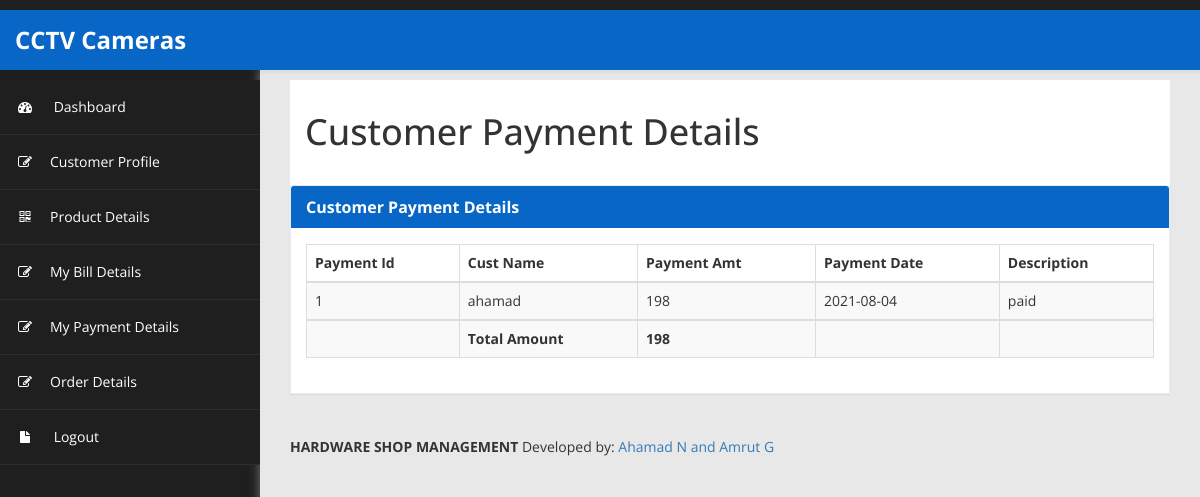
The app's page /customer/customer_payment_view.php (signed in) with its own data.
### tables this page shows
CREATE TABLE `customer_payment_details` (
  `payment_id` int(10) NOT NULL,
  `cust_id` int(10) NOT NULL,
  `payment_amt` float(10,0) NOT NULL,
  `payment_date` date NOT NULL,
  `description` text NOT NULL
);

CREATE TABLE `customer_details` (
  `cust_id` int(10) NOT NULL,
  `cust_name` varchar(20) NOT NULL,
  `cust_address` varchar(30) NOT NULL,
  `cust_contact_no` bigint(10) NOT NULL,
  `cust_email_id` varchar(20) NOT NULL
);

### customer/customer_payment_view.php (the view, shortened to what this page needs)
<!DOCTYPE html>
<html xmlns="http://www.w3.org/1999/xhtml">
<head>
<?php include('metadata.php');?>
<?php include('header.php');?>
<?php include('sidebar.php');?>
</head>
<body>
        <div id="page-wrapper" >
            <div id="page-inner">
			 <div class="row">
                    <div class="col-md-12">
                        <h1 class="page-header">
                            Customer Payment Details
                        </h1>
                    </div>
                </div>
            <div class="row">
                <div class="col-md-12">
                    <div class="panel panel-default">
                        <div class="panel-heading">
                            Customer Payment Details
                        </div>
                        <div class="panel-body">
                            <div class="table-responsive">
                                <table class="table table-striped table-bordered table-hover" id="dataTables-example">
                                    <thead>
	<tr>
        <th >Payment Id</th>
          <th>Cust Name</th>
          <th >Payment Amt</th>
          <th>Payment Date</th>
          <th>Description</th>
     </tr>
	  </thead>
  <tbody>
	<?php
	$sn=1;
	$tot=0;
	include('db_connection.php');
	$uname=$_SESSION['uname'];
	$sql="select * from customer_payment_details cpd,customer_details cd where cpd.cust_id=cd.cust_id and cd.cust_email_id='$uname'";
	$res=$conn->query($sql);
	while($row=mysqli_fetch_array($res))
	{
	$tot=$tot+$row['payment_amt'];
	?>
      <tr>
      <td><?php echo $sn++;?></td>
      <td><?php echo $row['cust_name'];?></td>
      <td><?php echo $row['payment_amt'];?></td>
      <td><?php echo $row['payment_date'];?></td>
      <td><?php echo $row['description'];?></td>
    </tr>
	<?php
	}
	?>
  </tbody>
  <tr>
        <th >&nbsp;</th>
          <th>Total Amount </th>
          <th ><?php echo $tot; ?>&nbsp;</th>
          <th>&nbsp;</th>
          <th>&nbsp;</th>
     </tr>
                                </table>
                            </div>
                        </div>
                    </div>
                <?php include('footer.php');?>
			    </div>
            </div>
</body>
</html>

### customer/assets/css/custom-styles.css (style rules this page uses)
body { font-family: 'Open Sans', sans-serif; background: #1F1F1F; }
#page-wrapper { padding: 15px 15px; min-height: 600px; background: #E8E8E8; }
#page-inner { width:100%; margin:10px 20px 10px 0px; background-color:transparent; padding: 15px 30px; min-height:1200px; }
h1, .h1, h2, .h2, h3, .h3 { margin-top: 7px; margin-bottom: -5px; }
.panel { border-radius:0px; }
#page-wrapper { position: relative; top: 55px; box-shadow: 0 0 10px #757575; -moz-box-shadow: 0 0 10px #757575; -webkit-box-shadow: 0 0 10px #757575; }
.page-header { padding-bottom: 9px; margin: 0; border-bottom: 1px solid transparent; text-align: left;background-color: #fff;padding: 32px 22px 32px 15px; }
.panel-default { border-color: #ECECEC; }
.panel-default > .panel-heading { color: #FFF; border-color: #FFF; font-weight:bold; background: #0866C6; font-size: 16px; text-shadow: none; }
.panel-heading { border-bottom: 1px solid transparent; border-top-left-radius: 3px; border-top-right-radius: 3px; }
@media (min-width:768px) { #page-wrapper { margin: 0 0 0 260px; padding: 0; min-height: 1200px; } }

### records on screen
customer_payment_details: cust.cust_name "ahamad", payment_amt "198", payment_date "2021-08-04", description "paid"

### other values on screen
$tot "198"
